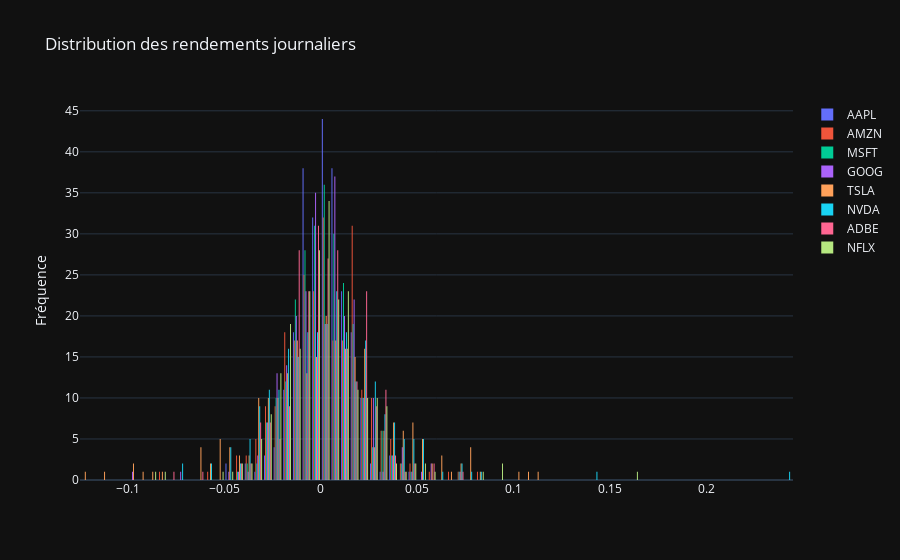

The notebook cell saved with this chart:
### Markdown cell above
Ici nous avons accès aux réalisations des rendements $R_i(\omega)$ et nous voulons estimer les paramètres de la distribution des rendements ($\mu$ et $\sigma$).

### Code cell
# Returns distribution
fig = go.Figure()
for a in assets:
    fig.add_trace(go.Histogram(x=returns[a], name=a))
fig.update_layout(title='Distribution des rendements journaliers', yaxis_title='Fréquence')
fig.show()

### Figure 1 — Plotly figure (JSON) as saved in the notebook; plotly's stock layout.template omitted (floating-point values rounded to 4 significant figures; data arrays with more than 128 entries replaced by an {"elided": "..."} marker saying what was removed)
{"data": [{"name": "AAPL", "type": "histogram", "x": {"elided": "252 float values"}}, {"name": "AMZN", "type": "histogram", "x": {"elided": "252 float values"}}, {"name": "MSFT", "type": "histogram", "x": {"elided": "252 float values"}}, {"name": "GOOG", "type": "histogram", "x": {"elided": "252 float values"}}, {"name": "TSLA", "type": "histogram", "x": {"elided": "252 float values"}}, {"name": "NVDA", "type": "histogram", "x": {"elided": "252 float values"}}, {"name": "ADBE", "type": "histogram", "x": {"elided": "252 float values"}}, {"name": "NFLX", "type": "histogram", "x": {"elided": "252 float values"}}], "layout": {"title": {"text": "Distribution des rendements journaliers"}, "yaxis": {"title": {"text": "Fréquence"}}}}
